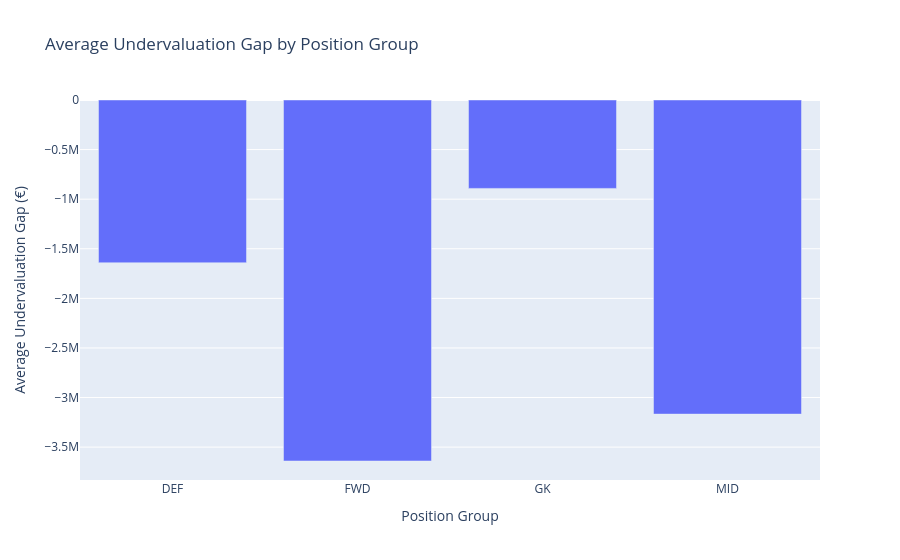

Notebook code cell kept with this figure:
### Code cell
if "position_group" in df_filtered.columns:
    position_summary = (
        df_filtered
        .groupby("position_group")
        .agg(
            avg_actual_value=("actual_value", "mean"),
            avg_predicted_value=("predicted_value", "mean"),
            avg_undervaluation_gap=("undervaluation_gap", "mean"),
            player_count=("Player", "count")
        )
        .reset_index()
    )

    display(position_summary)

    fig = px.bar(
        position_summary,
        x="position_group",
        y="avg_undervaluation_gap",
        hover_data=["avg_actual_value", "avg_predicted_value", "player_count"],
        title="Average Undervaluation Gap by Position Group",
        labels={
            "position_group": "Position Group",
            "avg_undervaluation_gap": "Average Undervaluation Gap (€)"
        }
    )

    fig.show()
else:
    print("position_group column not found.")

### Figure 1 — Plotly figure (JSON) as saved in the notebook; plotly's stock layout.template omitted (floating-point values rounded to 4 significant figures)
{"data": [{"customdata": [[14660000.0, 13020000.0, 597.0], [20930000.0, 17290000.0, 167.0], [10620000.0, 9730000.0, 115.0], [19270000.0, 16100000.0, 766.0]], "hovertemplate": "Position Group=%{x}<br>Average Undervaluation Gap (€)=%{y}<br>avg_actual_value=%{customdata[0]}<br>avg_predicted_value=%{customdata[1]}<br>player_count=%{customdata[2]}<extra></extra>", "legendgroup": "", "marker": {"color": "#636efa", "pattern": {"shape": ""}}, "name": "", "orientation": "v", "showlegend": false, "textposition": "auto", "type": "bar", "x": ["DEF", "FWD", "GK", "MID"], "xaxis": "x", "y": [-1641000.0, -3640000.0, -891400.0, -3167000.0], "yaxis": "y"}], "layout": {"barmode": "relative", "legend": {"tracegroupgap": 0}, "title": {"text": "Average Undervaluation Gap by Position Group"}, "xaxis": {"anchor": "y", "domain": [0, 1], "title": {"text": "Position Group"}}, "yaxis": {"anchor": "x", "domain": [0, 1], "title": {"text": "Average Undervaluation Gap (€)"}}}}
